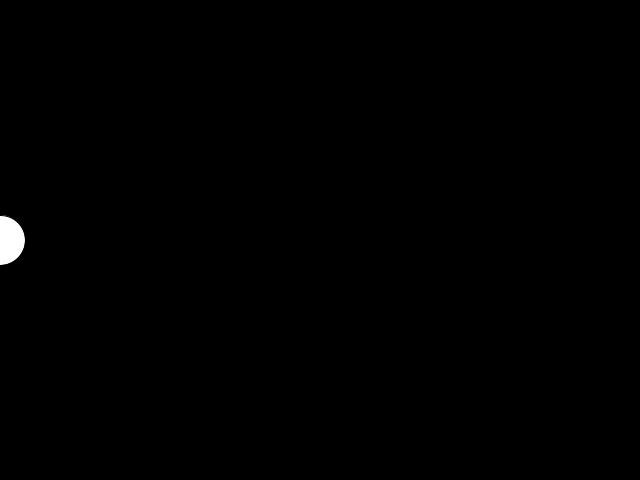
Frame 1 (no input)
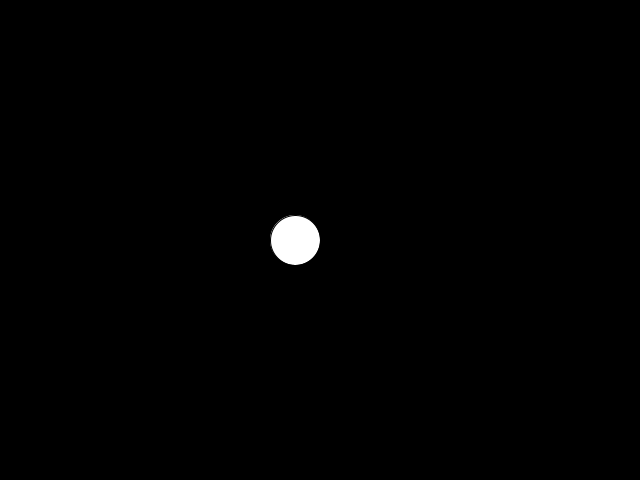
Frame 60 (the mouse pressed at the canvas centre just before this capture)
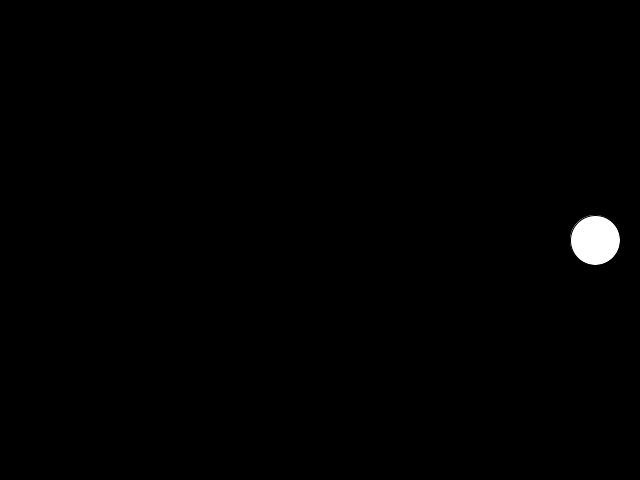
Frame 120 (the mouse held since frame 60 and released just before this capture)

The Processing sketch that drew these frames (run headless with seeded random() and noise(); from frame 60 on, the mouse is pressed at the canvas centre):

// Processing sketch: sketch_240923b
// ── sketch_240923b.pde
float circleX = 1;

void setup() {
  size(640, 480);
  background(0);
  circleX = 0;
}

void draw() {
  println(circleX);
  background(0);
  circle(circleX, height * 0.5, 50);
  
  circleX += 5;
  
 //사칙
  //circleX = circleX + 1.01;
  
  //circleX += 1;
  // circleX ++;
  
  //circleX -= 1;
  // circleX --;
  
  // circleX *=5;
  
  // circleX /=5;
}
